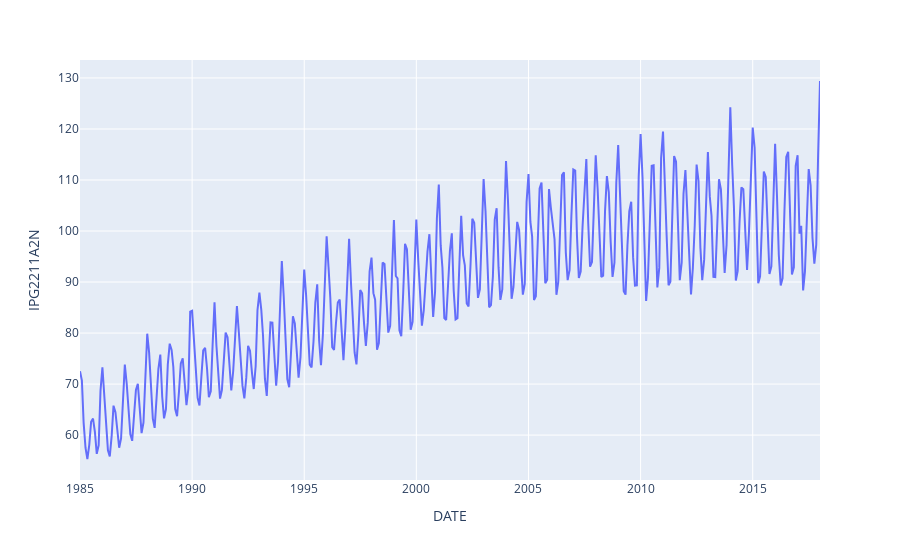

This figure's notebook cell:
### Code cell
fig = px.line(df, x=df.index, y="IPG2211A2N")
fig.show()

### Figure 1 — Plotly figure (JSON) as saved in the notebook; plotly's stock layout.template omitted (floating-point values rounded to 4 significant figures; data arrays with more than 128 entries replaced by an {"elided": "..."} marker saying what was removed)
{"data": [{"hovertemplate": "DATE=%{x}<br>IPG2211A2N=%{y}<extra></extra>", "legendgroup": "", "line": {"color": "#636efa", "dash": "solid"}, "marker": {"symbol": "circle"}, "mode": "lines", "name": "", "orientation": "v", "showlegend": false, "type": "scatter", "x": {"elided": "397 str values"}, "xaxis": "x", "y": {"elided": "397 float values"}, "yaxis": "y"}], "layout": {"legend": {"tracegroupgap": 0}, "margin": {"t": 60}, "xaxis": {"anchor": "y", "domain": [0, 1], "title": {"text": "DATE"}}, "yaxis": {"anchor": "x", "domain": [0, 1], "title": {"text": "IPG2211A2N"}}}}
